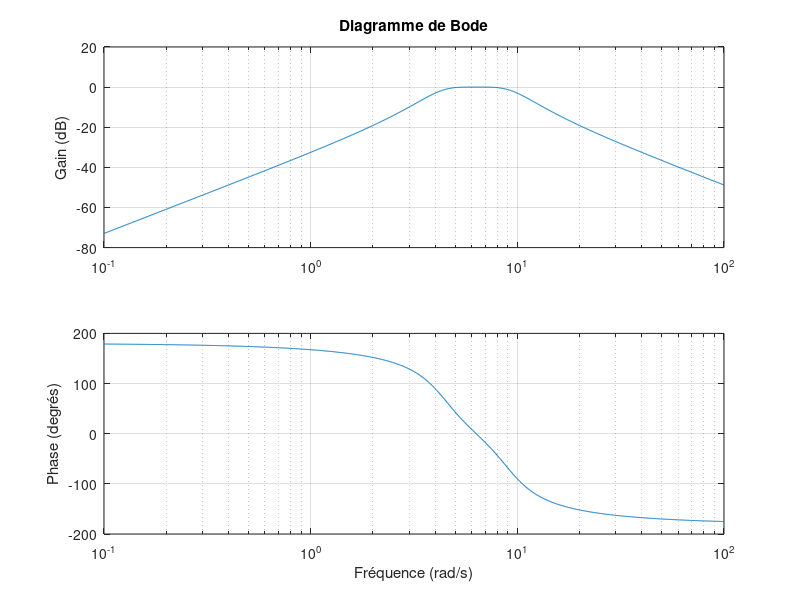

Write the MATLAB code that produced this figure.
% Coefficients de la fonction de transfert
num = [36, 0, 0];
den = [1, 8.49, 116, 339.4, 1600];
%den = [1, 19.8, 196, 792, 1600];

% Plage de fréquences
omega = logspace(-1, 2, 1000); % Plage logarithmique de fréquences

% Initialisation des vecteurs pour gains et phases
gaindB = zeros(size(omega));
phaseDeg = zeros(size(omega));

% Calcul des gains et phases pour chaque fréquence
for i = 1:length(omega)
    s = 1i*omega(i);
    H = polyval(num, s) / polyval(den, s);
    gaindB(i) = 20 * log10(abs(H));
    phaseDeg(i) = angle(H) * 180 / pi;
end

% Tracé du diagramme de Bode (Gains en dB)
subplot(2, 1, 1);
semilogx(omega, gaindB);
grid on;
title('Diagramme de Bode');
ylabel('Gain (dB)');

% Tracé du diagramme de Bode (Phases)
subplot(2, 1, 2);
semilogx(omega, phaseDeg);
grid on;
xlabel('Fréquence (rad/s)');
ylabel('Phase (degrés)');
